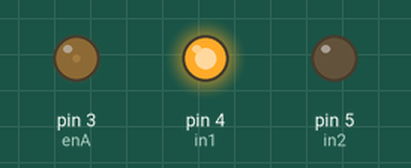
The sketch below on a simulated Arduino Uno, built with avr-gcc and run on an emulated ATmega328P. On the bench: output pins drawn as LEDs (lit = HIGH).

Above: at 0.1 s.
Timing chart, 0 to 1.6 s (numbered marks = the images above):
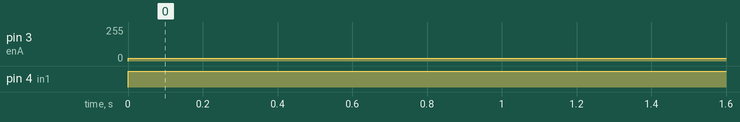

Measured:
- by itself, pin 3 (enA): 0/255 → 20/255 at 0.00 s
- by itself, pin 4 (in1): LOW → HIGH at 0.00 s

The sketch:

Day10Exercise3.ino
```cpp
#include <Arduino.h>

const char enA = 3;
const char in1 = 4;
const char in2 = 5;

char pwm_val = 20;

void setup() {
    pinMode(in1, OUTPUT);
    pinMode(in2, OUTPUT);
    pinMode(enA, OUTPUT);
}

void loop() {
    digitalWrite(in1, HIGH);
    digitalWrite(in2, LOW);
    analogWrite(enA, pwm_val);

    delay(1000);
}
```
